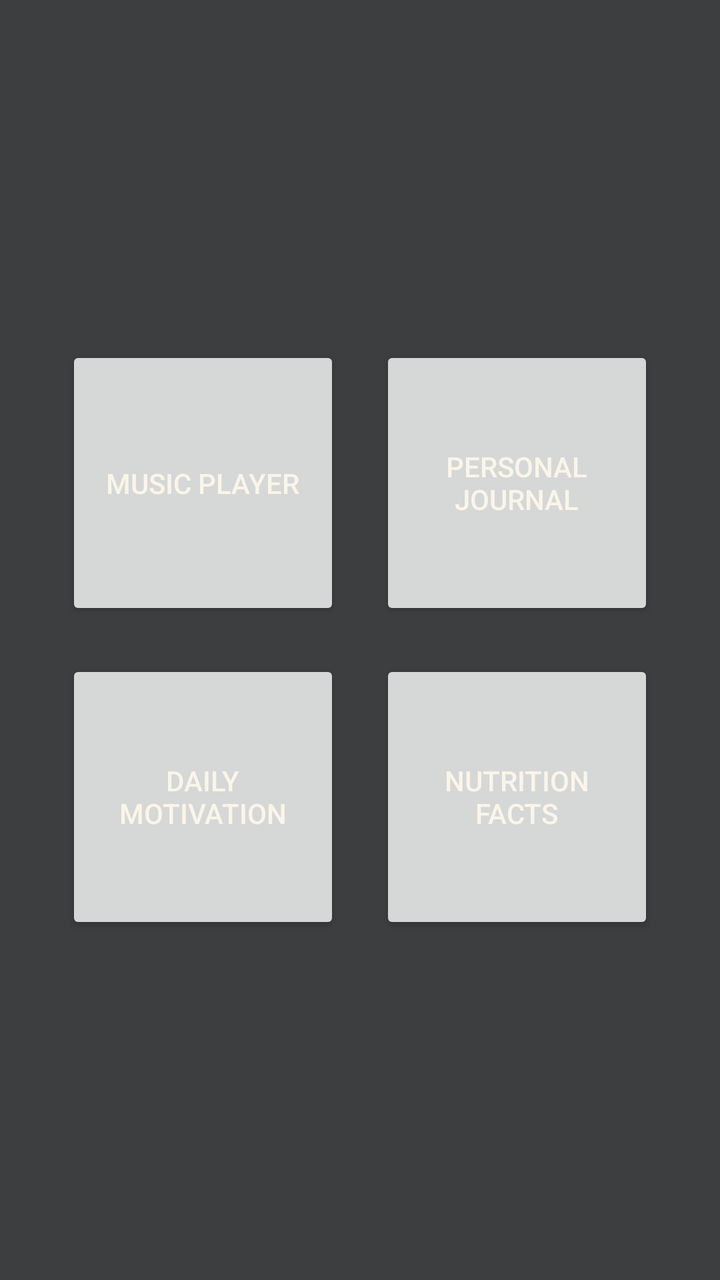
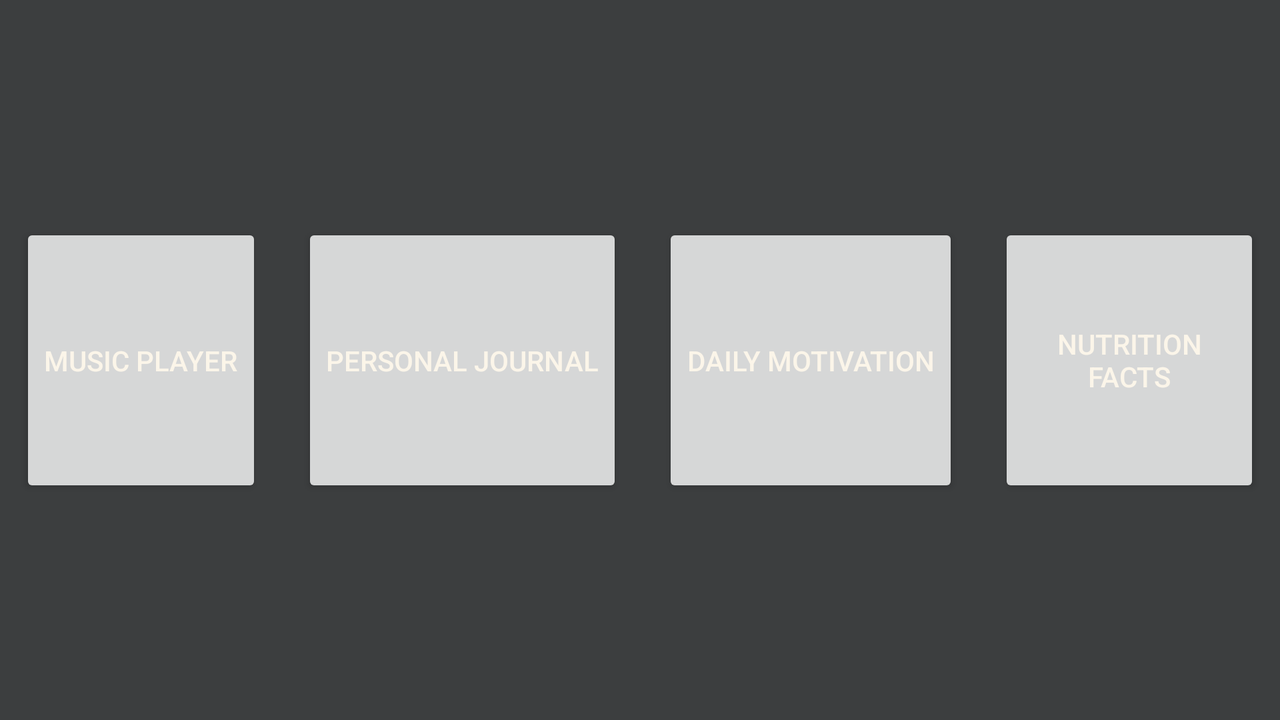

Two renders of one Android screen. The first uses the default layout on a phone; the second uses the alternative layout the repository ships for a different screen configuration, on a matching device. The two XML files are below.
<!-- AndroidManifest.xml: application theme Theme.SoulApp -->
<!-- res/layout/main_activity.xml -->
<?xml version="1.0" encoding="utf-8"?>

<androidx.constraintlayout.widget.ConstraintLayout xmlns:android="http://schemas.android.com/apk/res/android"
    xmlns:app="http://schemas.android.com/apk/res-auto"
    xmlns:tools="http://schemas.android.com/tools"
    android:layout_width="match_parent"
    android:layout_height="match_parent"
    android:background="@color/gray">


    <TableLayout
        android:layout_width="wrap_content"
        android:layout_height="wrap_content"
        app:layout_constraintBottom_toBottomOf="parent"
        app:layout_constraintEnd_toEndOf="parent"
        app:layout_constraintStart_toStartOf="parent"
        app:layout_constraintTop_toTopOf="parent">

        <TableRow
            android:layout_width="match_parent"
            android:layout_height="match_parent"
            android:gravity="center">

        <Button
            android:id="@+id/music"
            android:layout_width="137dp"
            android:layout_height="137dp"
            android:layout_margin="10dp"
            android:text="@string/music" />

        <Button
            android:id="@+id/journal"
            android:layout_width="137dp"
            android:layout_height="137dp"
            android:layout_margin="10dp"
            android:text="@string/journal" />

        </TableRow>

        <TableRow
            android:layout_width="match_parent"
            android:layout_height="match_parent"
            android:gravity="center">

            <Button
                android:id="@+id/message"
                android:layout_width="137dp"
                android:layout_height="137dp"
                android:layout_margin="10dp"
                android:text="@string/message" />
            <Button
                android:id="@+id/query"
                android:layout_width="137dp"
                android:layout_height="137dp"
                android:layout_margin="10dp"
                android:text="@string/query" />

        </TableRow>
    </TableLayout>


</androidx.constraintlayout.widget.ConstraintLayout>
<!-- resources referenced by this layout -->
<resources>
  <color name="gray">#3c3e3f</color>
  <string name="journal">Personal Journal</string>
  <string name="message">Daily Motivation</string>
  <string name="music">Music Player</string>
  <string name="query">Nutrition Facts</string>
  <!-- from res/values-v29/ -->
  <style name="Theme.SoulApp" parent="Theme.MaterialComponents.Light">
  
          <item name="android:forceDarkAllowed">false</item>
          <item name="colorPrimary">@color/purple</item> 
          <item name="colorPrimaryVariant">@color/dark_purple</item> 
          <item name="colorOnPrimary">@color/cream</item> 
  
          <item name="colorSecondary">@color/medium_green</item> 
          <item name="colorSecondaryVariant">@color/dark_green</item>
          <item name="colorOnSecondary">@color/cream</item>
  
          <item name="android:statusBarColor">@color/dark_purple</item>
          <item name="android:textColorPrimary">?attr/colorOnPrimary</item>
  
      </style>
  <color name="purple">#7C5E81</color>
  <color name="dark_purple">#59435D</color>
  <color name="cream">#Fbf5e9</color>
  <color name="medium_green">#8fae91</color>
  <color name="dark_green">#778d7a</color>
</resources>
<!-- res/layout-land/main_activity.xml (the author's variant of the layout above) -->
<!-- drawn on the phone turned sideways -->
<?xml version="1.0" encoding="utf-8"?>

<androidx.constraintlayout.widget.ConstraintLayout xmlns:android="http://schemas.android.com/apk/res/android"
    xmlns:app="http://schemas.android.com/apk/res-auto"
    xmlns:tools="http://schemas.android.com/tools"
    android:layout_width="match_parent"
    android:layout_height="match_parent"
    android:background="@color/gray">

    <LinearLayout
        android:layout_width="match_parent"
        android:layout_height="wrap_content"
        android:orientation="horizontal"
        android:gravity="center"
        app:layout_constraintBottom_toBottomOf="parent"
        app:layout_constraintStart_toStartOf="parent"
        app:layout_constraintEnd_toEndOf="parent"
        app:layout_constraintTop_toTopOf="parent">

        <Button
            android:id="@+id/music"
            android:layout_width="wrap_content"
            android:layout_height="137dp"
            android:layout_margin="10dp"
            android:text="@string/music" />

        <Button
            android:id="@+id/journal"
            android:layout_width="wrap_content"
            android:layout_height="137dp"
            android:layout_margin="10dp"
            android:text="@string/journal" />

        <Button
            android:id="@+id/message"
            android:layout_width="wrap_content"
            android:layout_height="137dp"
            android:layout_margin="10dp"
            android:text="@string/message" />

        <Button
            android:id="@+id/query"
            android:layout_width="wrap_content"
            android:layout_height="137dp"
            android:layout_margin="10dp"
            android:text="@string/query" />

    </LinearLayout>

</androidx.constraintlayout.widget.ConstraintLayout>
